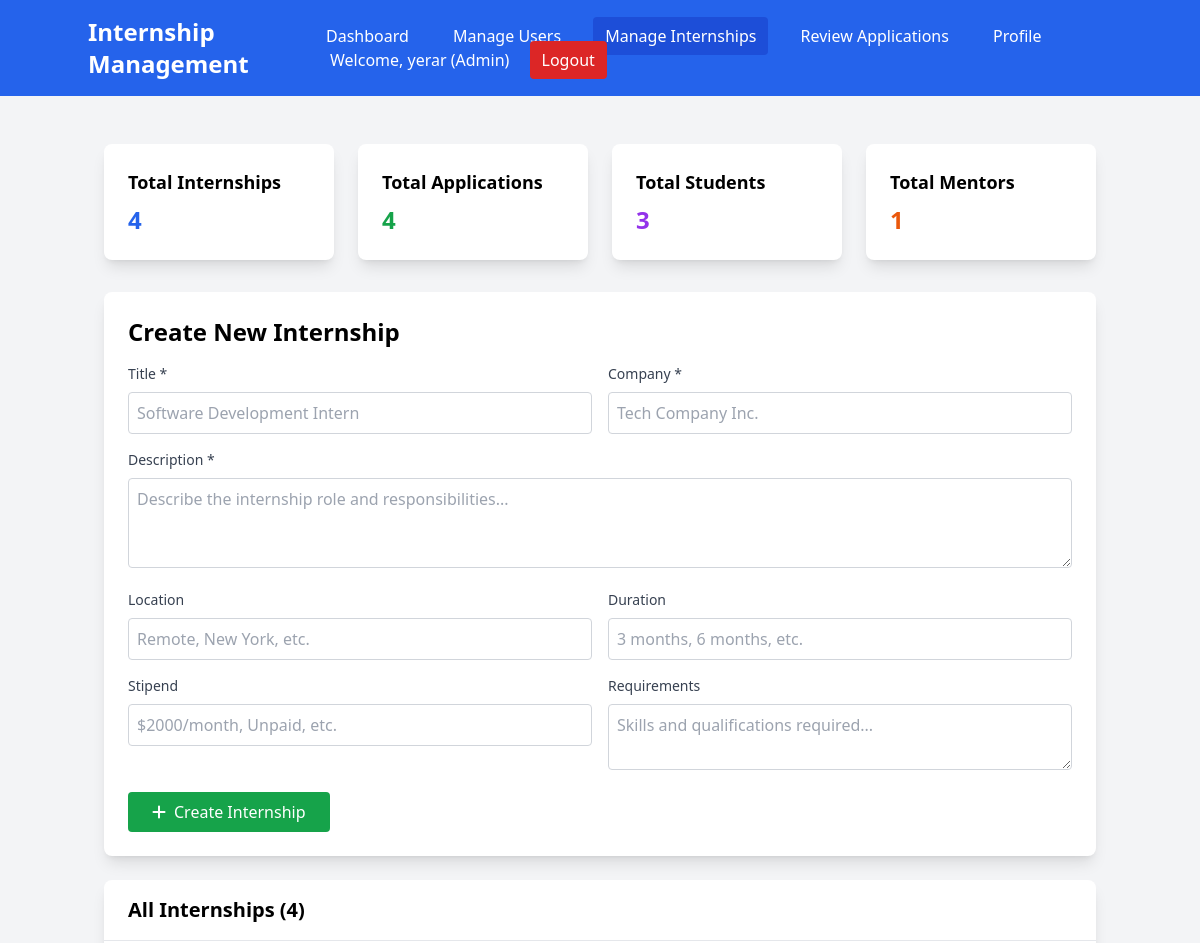
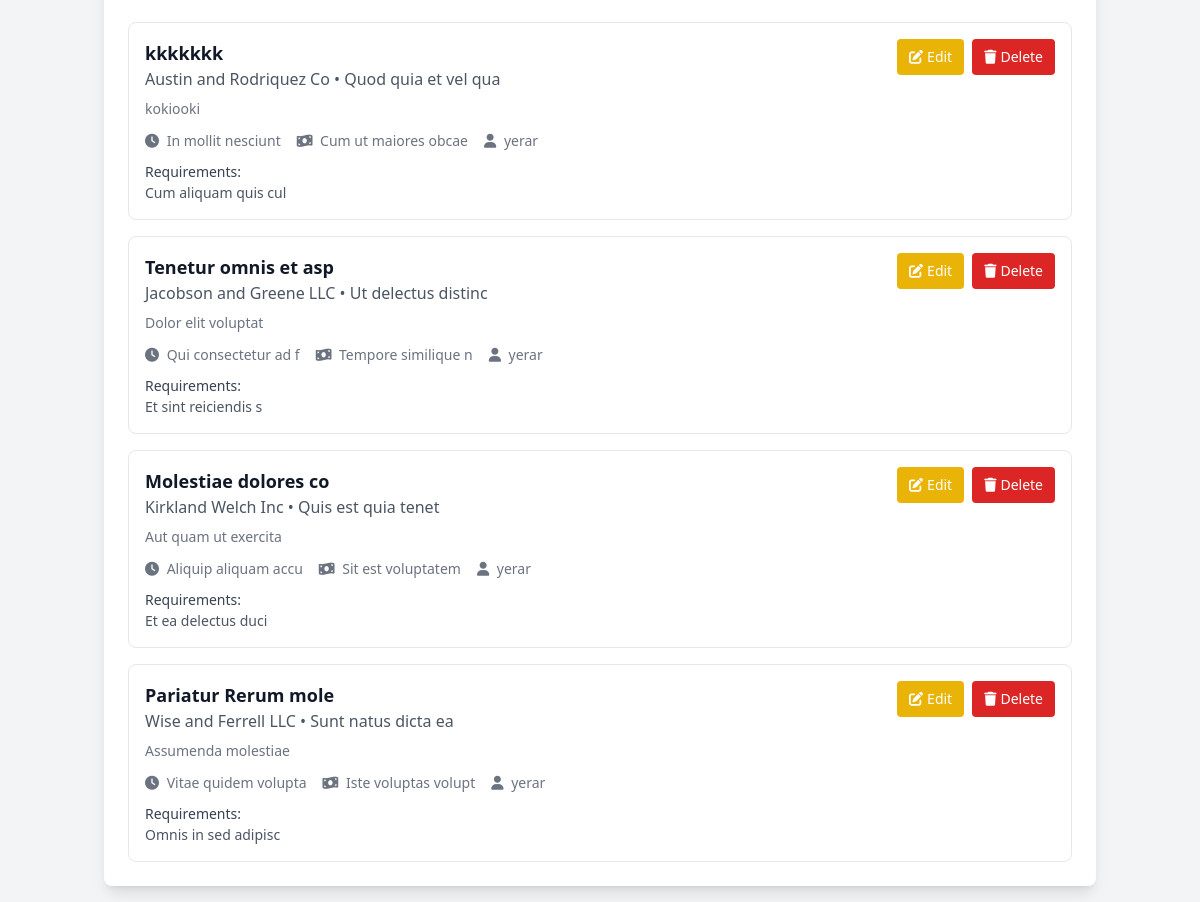
The page /admin/internships (signed in) on the database as committed earlier (2 pictures, top to bottom).
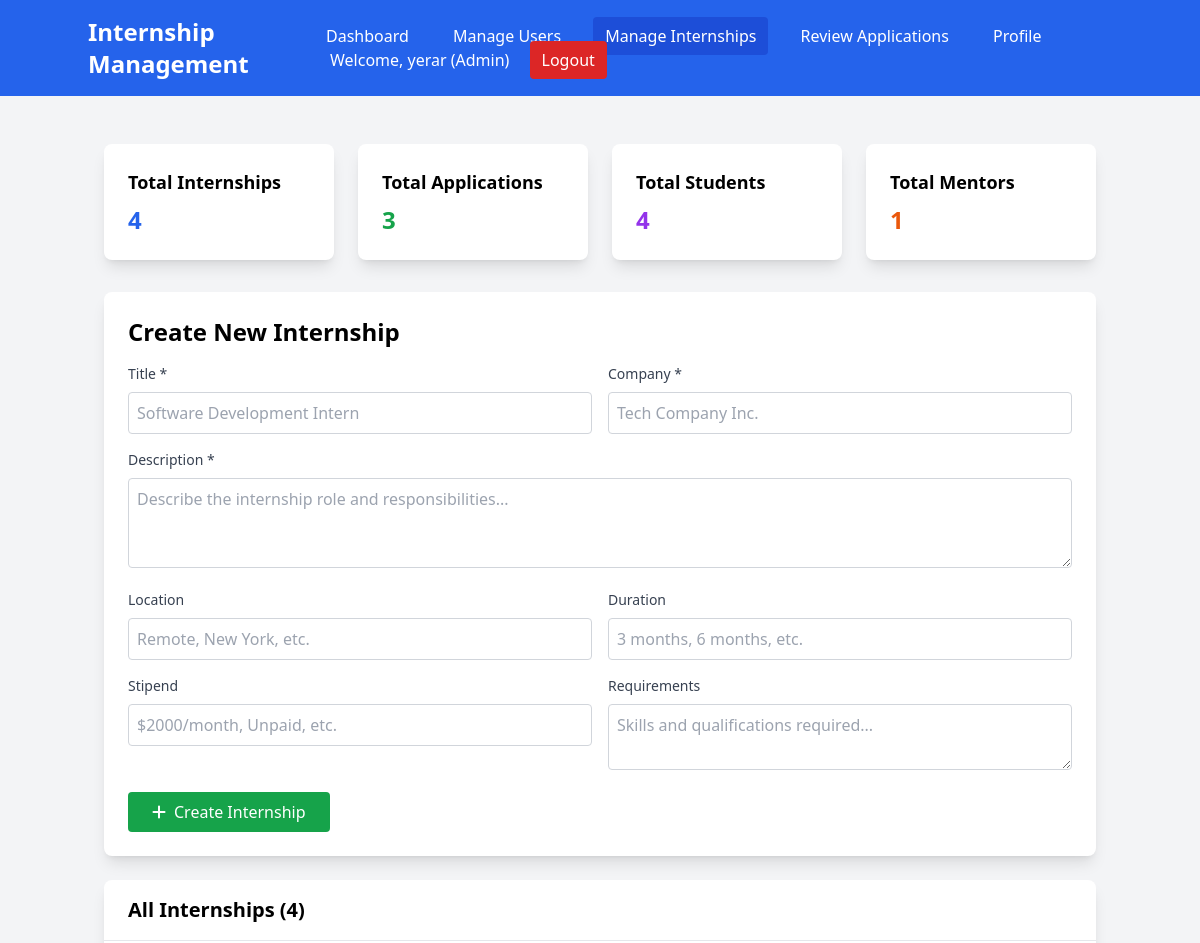
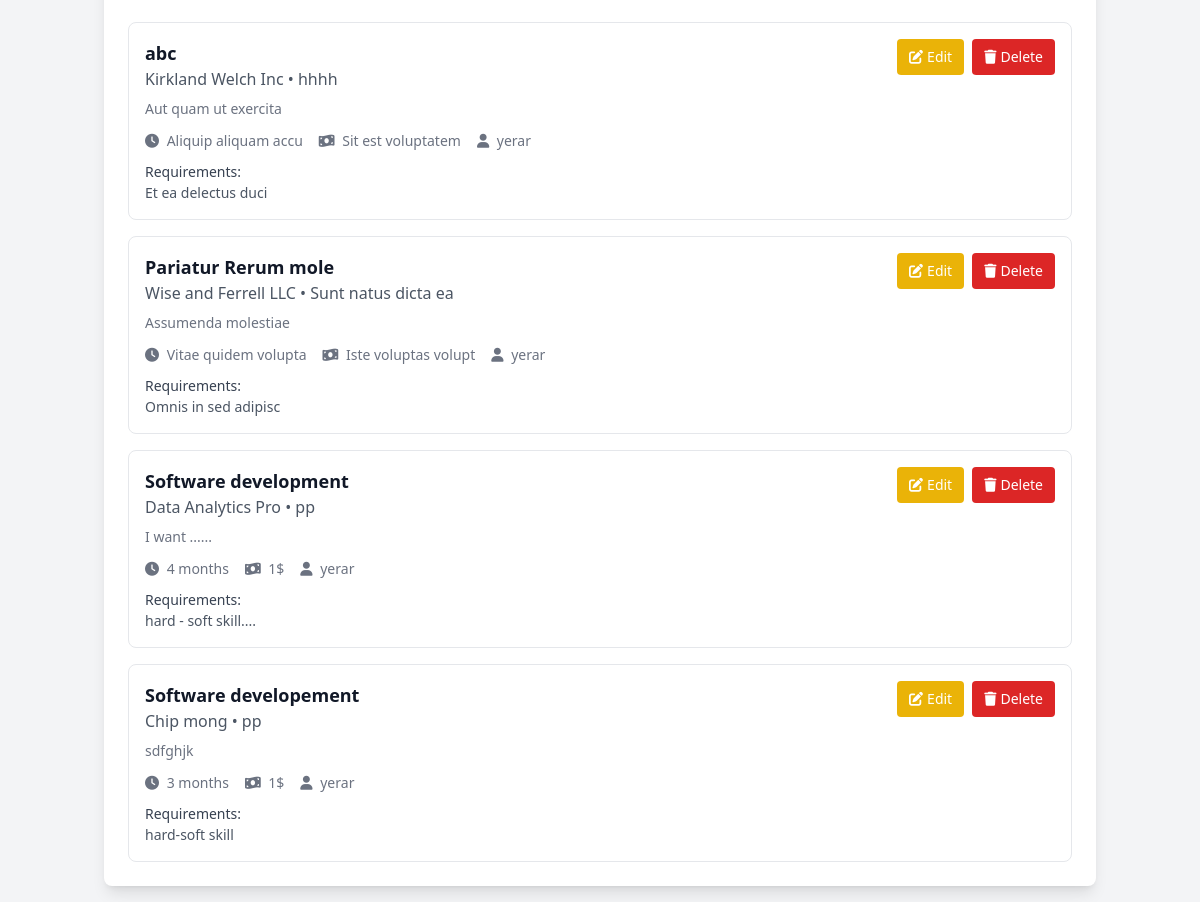
The same page on the database as committed later (2 pictures, top to bottom).
### models.py (models this page shows)
class Internship(Base):
    __tablename__ = "internships"
    id = Column(Integer, primary_key=True, index=True)
    title = Column(String(255), nullable=False)
    description = Column(Text)
    company = Column(String(255), nullable=False)
    location = Column(String(255))
    duration = Column(String(100))
    stipend = Column(String(100))
    requirements = Column(Text)
    created_by = Column(Integer, ForeignKey("users.id"))
    created_at = Column(DateTime(timezone=True), server_default=func.now())
    is_active = Column(Boolean, default=True)
    deadline = Column(DateTime(timezone=True))
    creator = relationship("User", back_populates="created_internships")
    applications = relationship("InternshipApplication", back_populates="internship")
    tasks = relationship("Task", back_populates="internship")
    feedback = relationship("Feedback", back_populates="internship")
    mentor_feedbacks = relationship("MentorFeedback", back_populates="internship")
    evaluations = relationship("Evaluation", back_populates="internship")

class User(Base):
    __tablename__ = "users"
    id = Column(Integer, primary_key=True, index=True)
    email = Column(String(255), unique=True, index=True, nullable=False)
    hashed_password = Column(String(255), nullable=False)
    full_name = Column(String(255), nullable=False)
    role = Column(Enum(UserRole), nullable=False, default=UserRole.STUDENT)
    phone = Column(String(20))
    department = Column(String(255))
    profile_picture = Column(String(500), default="default_avatar.png")
    created_at = Column(DateTime(timezone=True), server_default=func.now())
    is_active = Column(Boolean, default=True)
    created_internships = relationship("Internship", back_populates="creator")
    applications = relationship("InternshipApplication", back_populates="student")
    assigned_tasks = relationship("Task", foreign_keys="Task.student_id", back_populates="student")
    assigned_by_tasks = relationship("Task", foreign_keys="Task.assigned_by", back_populates="assigner")
    student_feedback = relationship("Feedback", foreign_keys="Feedback.student_id", back_populates="student")
    mentor_feedback = relationship("Feedback", foreign_keys="Feedback.mentor_id", back_populates="mentor")
    given_feedbacks = relationship("MentorFeedback", foreign_keys="MentorFeedback.mentor_id", back_populates="mentor")
    received_feedbacks = relationship("MentorFeedback", foreign_keys="MentorFeedback.student_id", back_populates="student")
    given_evaluations = relationship("Evaluation", foreign_keys="Evaluation.admin_id", back_populates="admin")
    received_evaluations = relationship("Evaluation", foreign_keys="Evaluation.student_id", back_populates="student")

### app.py (the view)
@app.get("/admin/internships", response_class=HTMLResponse)
async def admin_internships_page(request: Request, db: Session = Depends(get_db)):
    try:
        user = await get_current_user_from_cookie(request, db)
        user_role = user.role.value if hasattr(user.role, 'value') else user.role
        if user_role != "admin":
            return RedirectResponse("/dashboard?error=Access denied")
        internships = db.query(models.Internship).all()
        stats = crud.get_system_stats(db)
        return templates.TemplateResponse("admin_internships.html", {
            "request": request,
            "user": user,
            "internships": internships,
            "stats": stats
        })
    except Exception as e:
        print(f"Admin internships page error: {e}")
        return RedirectResponse("/login")

### templates/admin_internships.html (shortened to what the changed rows need)
<!DOCTYPE html>
<html>
<head>
    <script src="https://cdn.tailwindcss.com"></script>
    <link href="https://cdnjs.cloudflare.com/ajax/libs/font-awesome/6.0.0/css/all.min.css" rel="stylesheet">
</head>
<body class="bg-gray-100">
    <nav class="bg-blue-600 text-white p-4">
        <div class="container mx-auto flex justify-between items-center">
            <h1 class="text-2xl font-bold">Internship Management</h1>
        </div>
    </nav>
    <div class="container mx-auto mt-8 p-4">
        <div class="grid grid-cols-1 md:grid-cols-4 gap-6 mb-8">
            <div class="bg-white p-6 rounded-lg shadow-lg">
                <h3 class="text-lg font-semibold mb-2">Total Applications</h3>
                <p class="text-2xl font-bold text-green-600">{{ stats.total_applications }}</p>
            </div>
            <div class="bg-white p-6 rounded-lg shadow-lg">
                <h3 class="text-lg font-semibold mb-2">Total Students</h3>
                <p class="text-2xl font-bold text-purple-600">{{ stats.total_students }}</p>
            </div>
        </div>
        <div class="bg-white rounded-lg shadow-lg p-6 mb-6">
            <h2 class="text-2xl font-bold mb-4">Create New Internship</h2>
        </div>
        <div class="bg-white rounded-lg shadow-lg">
            <div class="px-6 py-4 border-b border-gray-200">
                <h2 class="text-xl font-semibold">All Internships ({{ internships|length }})</h2>
            </div>
            <div class="p-6">
                {% if internships %}
                <div class="space-y-4">
                    {% for internship in internships %}
                    <div class="border border-gray-200 rounded-lg p-4" id="internship-{{ internship.id }}">
                        <div class="flex justify-between items-start">
                            <div class="flex-1">
                                <h3 class="text-lg font-semibold text-gray-900">{{ internship.title }}</h3>
                                <p class="text-gray-600">{{ internship.company }} • {{ internship.location or 'Remote'
                                    }}</p>
                                <p class="text-sm text-gray-500 mt-2">{{ internship.description }}</p>
                                <div class="flex items-center mt-3 space-x-4 text-sm text-gray-500">
                                    <span><i class="fas fa-clock mr-1"></i> {{ internship.duration or 'Not specified'
                                        }}</span>
                                    <span><i class="fas fa-money-bill-wave mr-1"></i> {{ internship.stipend or 'Not
                                        specified' }}</span>
                                    <span><i class="fas fa-user mr-1"></i> {{ internship.creator.full_name if
                                        internship.creator else 'Unknown' }}</span>
                                </div>
                                {% if internship.requirements %}
                                <div class="mt-2">
                                    <span class="text-sm font-medium text-gray-700">Requirements:</span>
                                    <p class="text-sm text-gray-600">{{ internship.requirements }}</p>
                                </div>
                                {% endif %}
                            </div>
                            <div class="flex space-x-2 ml-4">
                                <button onclick="editInternship('{{ internship.id }}')"
                                    class="bg-yellow-500 text-white px-3 py-2 rounded text-sm hover:bg-yellow-600 transition">
                                    <i class="fas fa-edit mr-1"></i>Edit
                                </button>
                                <button onclick="deleteInternship('{{ internship.id }}')"
                                    class="bg-red-600 text-white px-3 py-2 rounded text-sm hover:bg-red-700 transition">
                                    <i class="fas fa-trash mr-1"></i>Delete
                                </button>
                            </div>
                        </div>
                    </div>
                    {% endfor %}
                </div>
                {% else %}
                <div class="text-center py-8">
                    <i class="fas fa-briefcase text-gray-400 text-4xl mb-4"></i>
                    <p class="text-gray-500 text-lg">No internships found.</p>
                    <p class="text-gray-400">Create your first internship using the form above.</p>
                </div>
                {% endif %}
            </div>
        </div>
    </div>
</body>
</html>

Rows that differ between the two databases and show on the page:
removed Internship: title "kkkkkkk", company "Austin and Rodriquez Co", location "Quod quia et vel qua", description "kokiooki", duration "In mollit nesciunt", stipend "Cum ut maiores obcae", creator "yerar", requirements "Cum aliquam quis cul"
removed Internship: title "Tenetur omnis et asp", company "Jacobson and Greene LLC", location "Ut delectus distinc", description "Dolor elit voluptat", duration "Qui consectetur ad f", stipend "Tempore similique n", creator "yerar", requirements "Et sint reiciendis s"
changed Internship "Kirkland Welch Inc": title "Molestiae dolores co" → "abc"; location "Quis est quia tenet" → "hhhh"
added Internship: title "Software development", company "Data Analytics Pro", location "pp", description "I want ......", duration "4 months", stipend "1$", creator "yerar", requirements "hard - soft skill...."
added Internship: title "Software developement", company "Chip mong", location "pp", description "sdfghjk", duration "3 months", stipend "1$", creator "yerar", requirements "hard-soft skill"
Other text that changed with them:
{{ stats.total_applications }}: "4" → "3"
{{ stats.total_students }}: "3" → "4"
